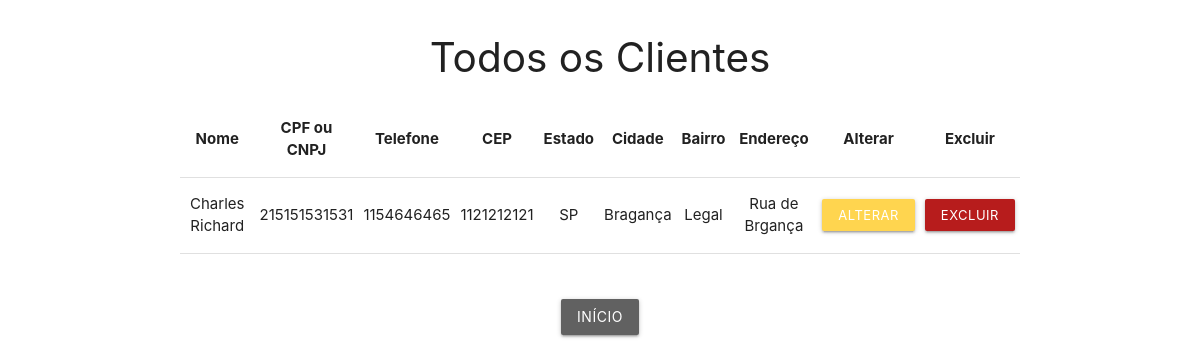
The app's page /adm/clientes/listaclientes.php with its own data.
### tables this page shows
CREATE TABLE `cliente` (
  `cpf_cnpj_cli` varchar(18) NOT NULL,
  `nome_cli` varchar(50) DEFAULT NULL,
  `numero_cli` varchar(10) DEFAULT NULL,
  `bairro_cli` varchar(10) DEFAULT NULL,
  `cidade_cli` varchar(20) DEFAULT NULL,
  `cep_cli` varchar(10) DEFAULT NULL,
  `estado_cli` varchar(2) DEFAULT NULL,
  `endereco_cli` varchar(50) DEFAULT NULL
);

### adm/clientes/listaclientes.php (the view, shortened to what this page needs)
<!DOCTYPE html>
<html lang="pt-br">
<head>
    <link rel="stylesheet" href="https://cdnjs.cloudflare.com/ajax/libs/materialize/1.0.0/css/materialize.min.css">
</head>
<body>
    <div class="container" style="text-align: center;">
     <h2 style="font-size: 270%;">Todos os Clientes</h2>
     <table class="centered">
        <thead>
          <tr>
              <th>Nome</th>
              <th>CPF ou CNPJ</th>
              <th>Telefone</th>
              <th>CEP</th>
              <th>Estado</th>
              <th>Cidade</th>
              <th>Bairro</th>
              <th>Endereço</th>
              <th>Alterar</th>
              <th>Excluir</th>
          </tr>
        </thead>
        <tbody>
        <?php
        $conexao = conectar();
        $sql = "SELECT * FROM cliente order by nome_cli";
        $resultado = $conexao->query($sql);
        foreach ($resultado as $clientes){
          echo "<tr>";
           echo "<td>";
           echo $clientes["nome_cli"];
           echo "</td>";
           echo "<td>";
           echo $clientes["cpf_cnpj_cli"];
           echo "</td>";
           echo "<td>";
           echo $clientes["numero_cli"];
           echo "</td>";
           echo "<td>";
           echo $clientes["cep_cli"];
           echo "</td>";
           echo "<td>";
           echo $clientes["estado_cli"];
           echo "</td>";
           echo "<td>";
           echo $clientes["cidade_cli"];
           echo "</td>";
           echo "<td>";
           echo $clientes["bairro_cli"];
           echo "</td>";
           echo "<td>";
           echo $clientes["endereco_cli"];
           echo "</td>";
           echo "<td>";
           echo "<a href='editacliente.php?cpf_cnpj=". $clientes["cpf_cnpj_cli"] ."' class='waves-effect waves-light btn-small amber lighten-2'>Alterar</a>";
           echo "</td>";
           echo "<td>";
           echo "<a href='excluicliente.php?cpf_cnpj=". $clientes["cpf_cnpj_cli"] ."' class='waves-effect waves-light btn-small red darken-4'>Excluir</a>";
           echo "</td>";
          echo "</tr>";
        }
        ?>
        </tbody>
      </table> <br> <br>
      <a href="../index.html" class='btn waves-effect waves-light grey darken-2'>início</a>
    </div>
</body>
</html>

### adm/clientes/listaclientes.php (style rules this page uses)
td a { width: 100%; }

### records on screen
cliente: nome_cli "Charles Richard", cpf_cnpj_cli "215151531531", numero_cli "1154646465", cep_cli "1121212121", estado_cli "SP", cidade_cli "Bragança", bairro_cli "Legal", endereco_cli "Rua de Brgança"
